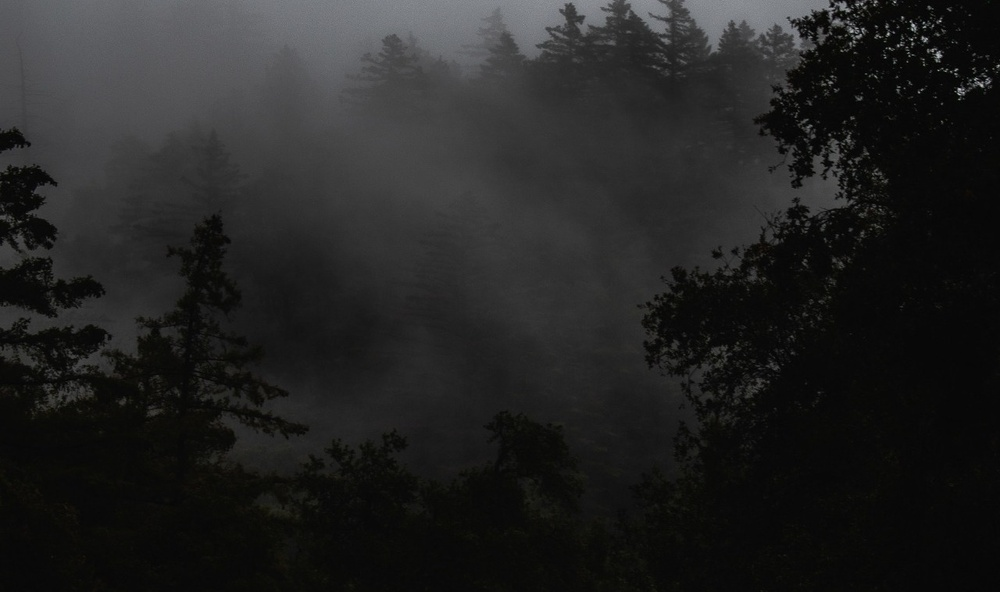
#> input picture Gambar/Pertemuan 7/Hutan-Gelap.jpeg, 1000 x 592 px, shrunk from 1280 x 758 before the run
$ jupyter execute pertemuan8_perbaikan-kualitas-citra.ipynb
#> lines starting #> are read from the running program, lines starting #| are printed output that depends on the picture
[cell 1]
import cv2 as cv
import numpy as np
import matplotlib.pyplot as plt

[cell 2]
image = cv.imread("Gambar/Pertemuan 7/Hutan-Gelap.jpeg")
#> image is the input picture: shape (592, 1000, 3); mean B, G, R 34.7, 35, 34.9
plt.imshow(cv.cvtColor(image, cv.COLOR_RGB2BGR))
plt.axis('off')

[cell 3]
alpha = 1.5
beta = 100

[cell 4]
adjusted = cv.convertScaleAbs(image, alpha=alpha, beta=beta)
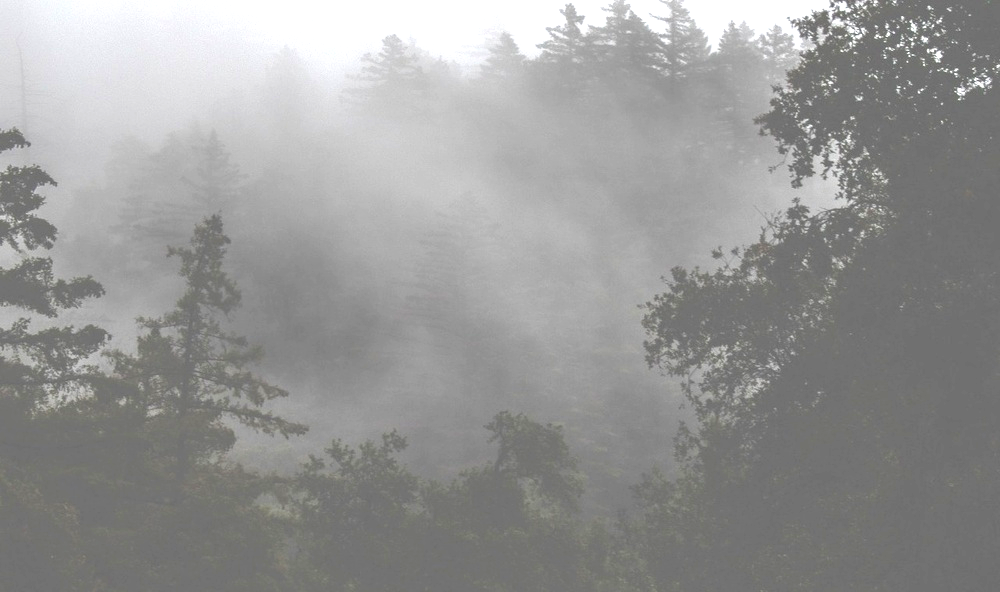
#> adjusted: shape (592, 1000, 3); mean B, G, R 150.8, 151.6, 151.5
plt.imshow(cv.cvtColor(adjusted, cv.COLOR_BGR2RGB))
plt.axis('off')

[cell 5]
image2 = cv.imread("Gambar/Pertemuan 8/hand_xray.jpg")
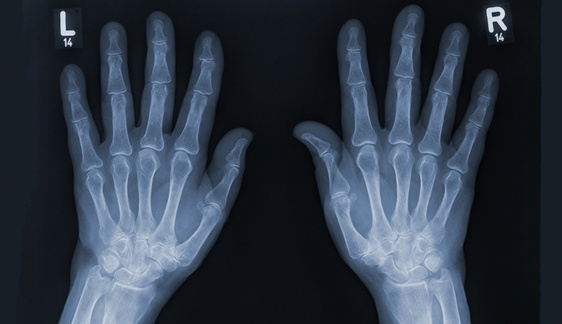
#> input picture Gambar/Pertemuan 8/hand_xray.jpg, 562 x 324 px, shrunk from 720 x 415 before the run
#> image2 is the input picture: shape (324, 562, 3); mean B, G, R 70.6, 56.9, 46.8
plt.imshow(cv.cvtColor(image2, cv.COLOR_BGR2RGB))
plt.axis('off')

[cell 6]
# KONVERSI IMAGE MENJADI NEGATIF

height, width, _ = image2.shape
#> height = 324; width = 562
for i in range(height - 1, -1, -1):
    for j in range(width - 1, -1, -1):
        # MENGAMBIL NILAI SUATU PIXEL
        pixel = image2[i, j]

        # MENGURANGI NILAINYA DENGAN 255
        pixel[0] = 255 - pixel[0]  # BLUE CHANNEL
        pixel[1] = 255 - pixel[1]  # GREEN CHANNEL
        pixel[2] = 255 - pixel[2]  # RED CHANNEL

        image2[i, j] = pixel
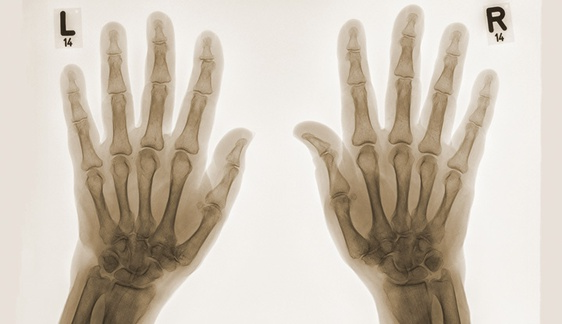
#> image2: shape (324, 562, 3); mean B, G, R 184.4, 198.1, 208.2

[cell 7]
plt.imshow(cv.cvtColor(image2, cv.COLOR_BGR2RGB))
plt.axis('off')

[cell 8]
def adjust_gamma(image, gamma=1.0):
    invGamma = 1.0 / gamma
    table = np.array([((i/255.0) ** invGamma) * 255
                      for i in np.arange(0, 256)]).astype("uint8")
    return cv.LUT(image, table)

[cell 9]
original = cv.imread("Gambar/gambar-kucing.jpg")
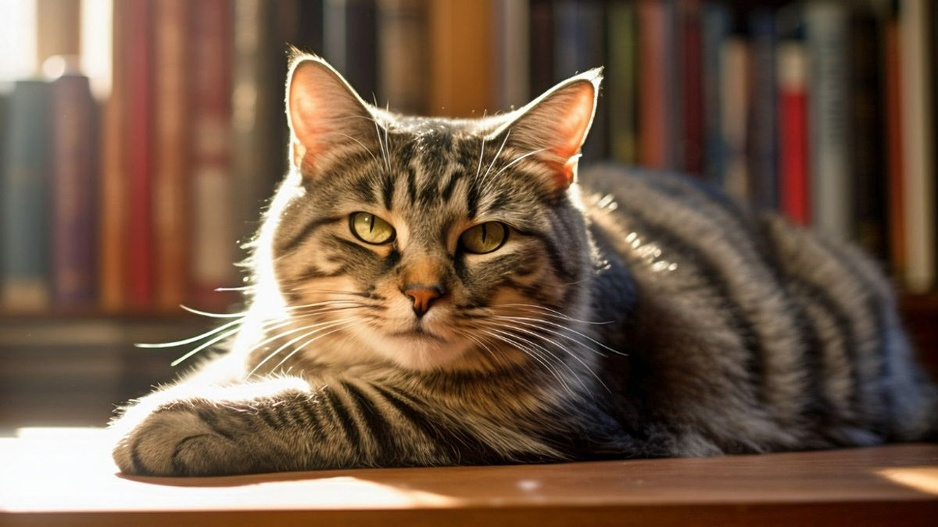
#> input picture Gambar/gambar-kucing.jpg, 938 x 527 px, shrunk from 1200 x 675 before the run
#> original is the input picture: shape (527, 938, 3); mean B, G, R 68.8, 88.8, 114
plt.imshow(cv.cvtColor(original, cv.COLOR_BGR2RGB))
plt.axis('off')

[cell 10]
gamma = 0.4
adjusted = adjust_gamma(original, gamma=gamma)
#> in adjust_gamma, `return cv.LUT(image, table)`:
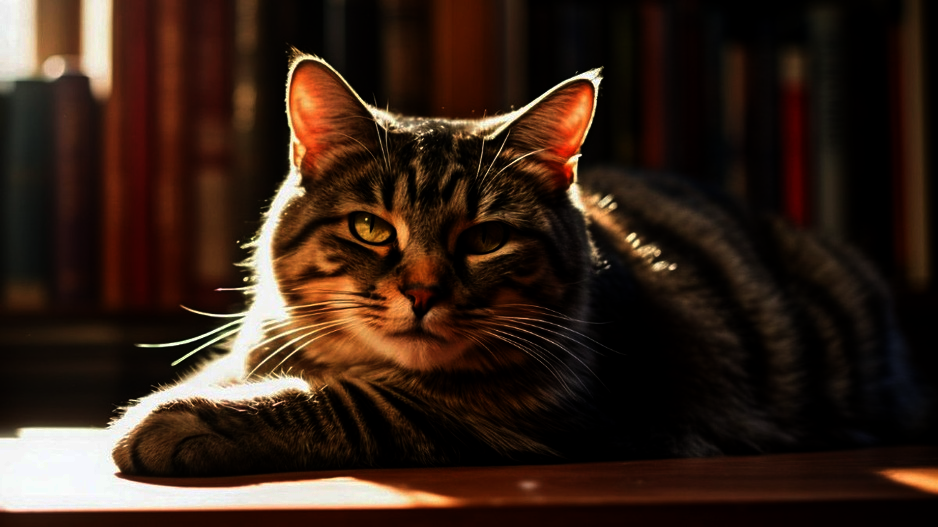
#> returned value: shape (527, 938, 3); mean of channels 0, 1, 2 24.5, 34.9, 53.8; drawn as B, G, R

plt.imshow(cv.cvtColor(adjusted, cv.COLOR_BGR2RGB))
plt.axis('off')

[cell 11]
dark_image = cv.imread("Gambar/Pertemuan 8/dark_image.jpg", 0)
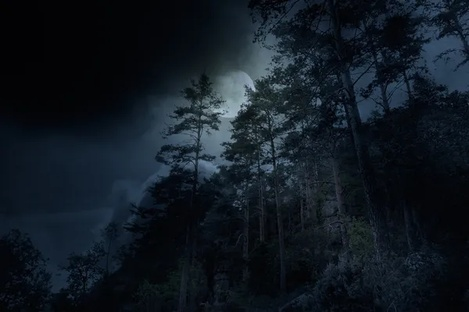
#> input picture Gambar/Pertemuan 8/dark_image.jpg, 469 x 312 px, shrunk from 600 x 400 before the run
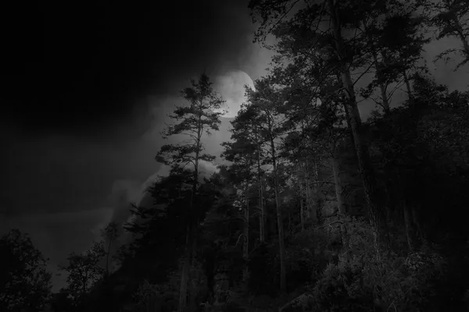
#> dark_image: shape (312, 469); min 0, max 192, mean 23.8
plt.imshow(dark_image, cmap="gray")
plt.axis('off')

[cell 12]
min_val, max_val, _, _ = cv.minMaxLoc(dark_image)
#> min_val = 0; max_val = 192

[cell 13]
if max_val != min_val:
    alpha = 255.0 / (max_val - min_val)
#> alpha = 1.33
    beta = -alpha * min_val
#> beta = 0
    table = np.array([np.clip(alpha * i + beta, 0, 255)
                      for i in range(256)]).astype("uint8")
#> table = 256 values from 0 to 255

else:
    table = np.arange(256, dtype="uint8")

[cell 14]
image_contrast = cv.LUT(dark_image, table)
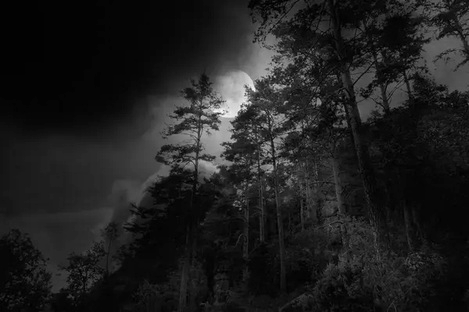
#> image_contrast: shape (312, 469); min 0, max 255, mean 31
